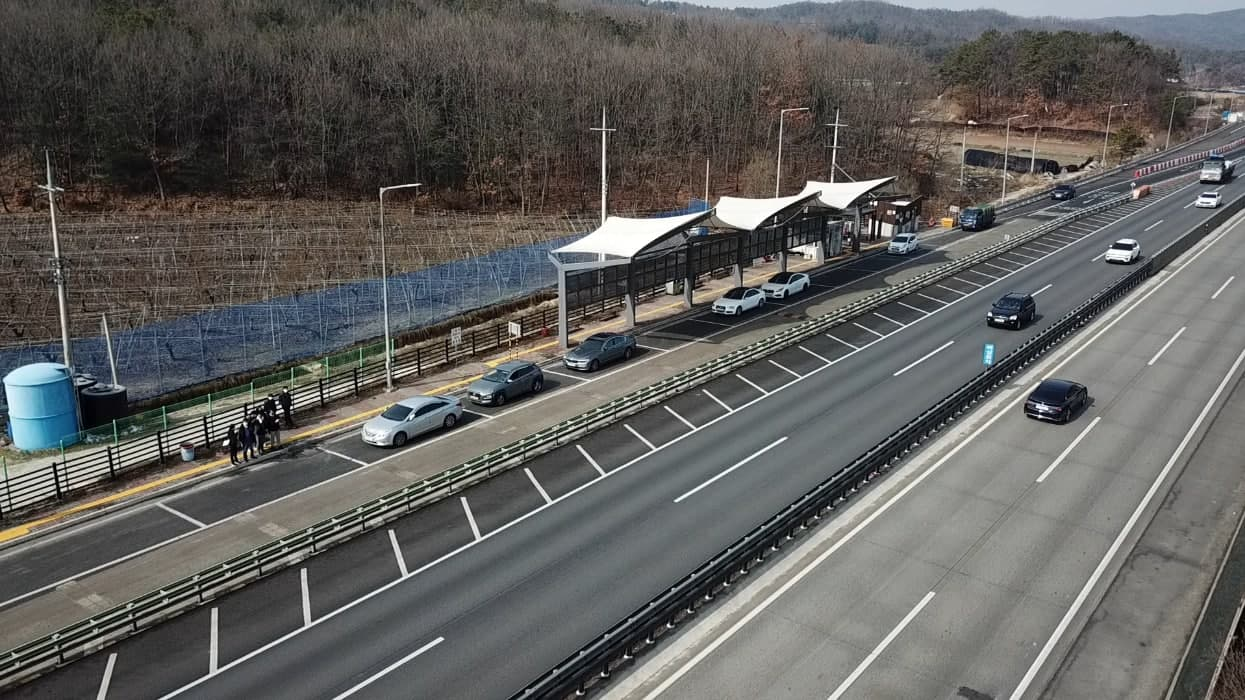
#> input picture input/1.jpg, 1245 x 700 px
$ python detect_line.py --input input/1.jpg
#> lines starting #> are read from the running program, lines starting #| are printed output that depends on the picture
import os
import cv2
import argparse
from scipy import ndimage

import numpy as np

parser = argparse.ArgumentParser()

parser.add_argument("--input", type=str, dest="input")

args = parser.parse_args()

input_name = args.input
frame = cv2.imread(input_name, cv2.IMREAD_COLOR)
#> frame is the input picture: shape (700, 1245, 3); mean B, G, R 93.5, 95.9, 96.5

for i in range(0,10):
    print("rotated",i,"degree")
    #rotation angle in degree
    img = ndimage.rotate(frame, i,reshape=True)
    gray = cv2.cvtColor(img,cv2.COLOR_BGR2GRAY)

    kernel_size = 5
    blur_gray = cv2.GaussianBlur(gray,(kernel_size, kernel_size),3)

    low_threshold = 100
    high_threshold = 300
    edges = cv2.Canny(blur_gray, low_threshold, high_threshold)
    cv2.imshow("edges", edges)
    rho = 1  # distance resolution in pixels of the Hough grid
    theta = np.pi / 180  # angular resolution in radians of the Hough grid
    threshold = 400  # minimum number of votes (intersections in Hough grid cell)
    min_line_length = 500  # minimum number of pixels making up a line
    max_line_gap = 5  # maximum gap in pixels between connectable line segments
    line_image = np.copy(img) * 0  # creating a blank to draw lines on

    # Run Hough on edge detected image
    # Output "lines" is an array containing endpoints of detected line segments
    lines = cv2.HoughLinesP(edges, rho, theta, threshold, np.array([]),
                        min_line_length, max_line_gap)
#> (the run stopped early here; a loop or call above may not have finished)

$ run again, on input/3.jpg
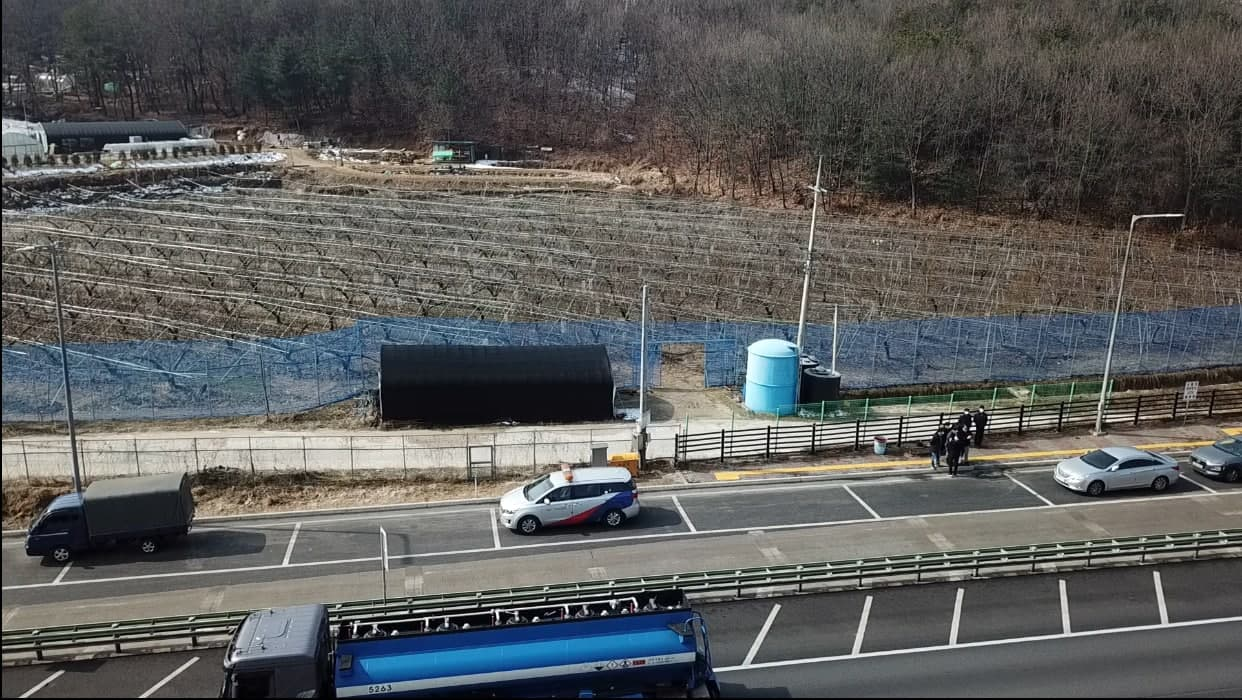
#> input picture input/3.jpg, 1242 x 700 px
#> frame is the input picture: shape (700, 1242, 3); mean B, G, R 91.5, 92.3, 91.5

$ run again, on input/4.jpg
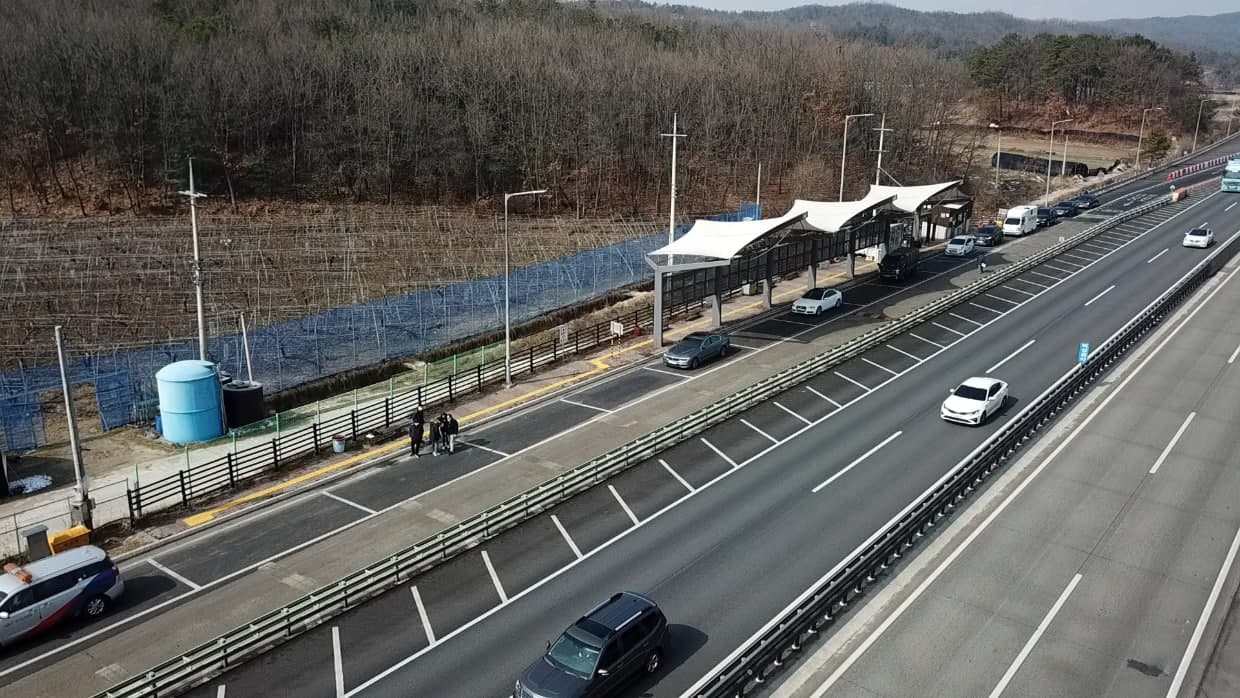
#> input picture input/4.jpg, 1240 x 698 px
#> frame is the input picture: shape (698, 1240, 3); mean B, G, R 93.3, 95.9, 96.2
